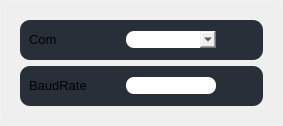
                          <widget class="QWidget" name="tab_1">
                           <property name="styleSheet">
                            <string notr="true">QWidget{
	border: 1px solid rgba(255,255,255,50);
	border-radius: 8px;
}
</string>
                           </property>
                           <attribute name="title">
                            <string>Serial device</string>
                           </attribute>
                           <layout class="QVBoxLayout" name="verticalLayout_15">
                            <item>
                             <widget class="QFrame" name="frame_7">
                              <property name="styleSheet">
                               <string notr="true">border:none;</string>
                              </property>
                              <property name="frameShape">
                               <enum>QFrame::Shape::StyledPanel</enum>
                              </property>
                              <property name="frameShadow">
                               <enum>QFrame::Shadow::Raised</enum>
                              </property>
                              <layout class="QVBoxLayout" name="verticalLayout_11">
                               <item>
                                <widget class="QFrame" name="init_port_model_frame_12">
                                 <property name="minimumSize">
                                  <size>
                                   <width>0</width>
                                   <height>40</height>
                                  </size>
                                 </property>
                                 <property name="maximumSize">
                                  <size>
                                   <width>16777215</width>
                                   <height>40</height>
                                  </size>
                                 </property>
                                 <property name="styleSheet">
                                  <string notr="true">QFrame{
    background-color: #282F38;
    border-radius: 10px;
	border:none;
}
</string>
                                 </property>
                                 <property name="frameShape">
                                  <enum>QFrame::Shape::StyledPanel</enum>
                                 </property>
                                 <property name="frameShadow">
                                  <enum>QFrame::Shadow::Raised</enum>
                                 </property>
                                 <layout class="QHBoxLayout" name="horizontalLayout_18" stretch="2,2,0">
                                  <item>
                                   <widget class="QLabel" name="com_label">
                                    <property name="minimumSize">
                                     <size>
                                      <width>0</width>
                                      <height>0</height>
                                     </size>
                                    </property>
                                    <property name="maximumSize">
                                     <size>
                                      <width>16777215</width>
                                      <height>16777215</height>
                                     </size>
                                    </property>
                                    <property name="text">
                                     <string>&lt;html&gt;&lt;head/&gt;&lt;body&gt;&lt;p&gt;&lt;span style=&quot; font-size:10pt;&quot;&gt;Com&lt;/span&gt;&lt;/p&gt;&lt;/body&gt;&lt;/html&gt;</string>
                                    </property>
                                   </widget>
                                  </item>
                                  <item>
                                   <widget class="QComboBox" name="port_id">
                                    <property name="styleSheet">
                                     <string notr="true">border-radius: 8px;
font: 10pt;</string>
                                    </property>
                                   </widget>
                                  </item>
                                  <item>
                                   <widget class="QPushButton" name="reload_btn">
                                    <property name="styleSheet">
                                     <string notr="true">QPushButton {
	background-color: transparent;
    border: none;
    background-position: center;
    background-repeat: no-repeat;
	background-image: url(:/forms/icons/cil-loop.png);
}
</string>
                                    </property>
                                    <property name="text">
                                     <string/>
                                    </property>
                                   </widget>
                                  </item>
                                 </layout>
                                </widget>
                               </item>
                               <item>
                                <widget class="QFrame" name="init_port_model_frame_14">
                                 <property name="minimumSize">
                                  <size>
                                   <width>0</width>
                                   <height>40</height>
                                  </size>
                                 </property>
                                 <property name="maximumSize">
                                  <size>
                                   <width>16777215</width>
                                   <height>40</height>
                                  </size>
                                 </property>
                                 <property name="styleSheet">
                                  <string notr="true">QFrame{
    background-color: #282F38;
    border-radius: 10px;
	border:none;
}
</string>
                                 </property>
                                 <property name="frameShape">
                                  <enum>QFrame::Shape::StyledPanel</enum>
                                 </property>
                                 <property name="frameShadow">
                                  <enum>QFrame::Shadow::Raised</enum>
                                 </property>
                                 <layout class="QHBoxLayout" name="horizontalLayout_20" stretch="5,5,0">
                                  <item>
                                   <widget class="QLabel" name="BaudRate_label">
                                    <property name="sizePolicy">
                                     <sizepolicy hsizetype="Expanding" vsizetype="Preferred">
                                      <horstretch>0</horstretch>
                                      <verstretch>0</verstretch>
                                     </sizepolicy>
                                    </property>
                                    <property name="minimumSize">
                                     <size>
                                      <width>0</width>
                                      <height>0</height>
                                     </size>
                                    </property>
                                    <property name="maximumSize">
                                     <size>
                                      <width>16777215</width>
                                      <height>16777215</height>
                                     </size>
                                    </property>
                                    <property name="text">
                                     <string>&lt;html&gt;&lt;head/&gt;&lt;body&gt;&lt;p&gt;&lt;span style=&quot; font-size:10pt;&quot;&gt;BaudRate&lt;/span&gt;&lt;/p&gt;&lt;/body&gt;&lt;/html&gt;</string>
                                    </property>
                                   </widget>
                                  </item>
                                  <item>
                                   <widget class="QLineEdit" name="BaudRate">
                                    <property name="minimumSize">
                                     <size>
                                      <width>0</width>
                                      <height>0</height>
                                     </size>
                                    </property>
                                    <property name="maximumSize">
                                     <size>
                                      <width>16777215</width>
                                      <height>16777215</height>
                                     </size>
                                    </property>
                                    <property name="focusPolicy">
                                     <enum>Qt::FocusPolicy::ClickFocus</enum>
                                    </property>
                                    <property name="styleSheet">
                                     <string notr="true">border-radius: 8px;
font: 10pt;</string>
                                    </property>
                                    <property name="text">
                                     <string/>
                                    </property>
                                   </widget>
                                  </item>
                                  <item>
                                   <widget class="QPushButton" name="link_btn">
                                    <property name="styleSheet">
                                     <string notr="true">QPushButton {
	background-color: transparent;
    border: none;
    background-position: center;
    background-repeat: no-repeat;
    background-image: url(:/forms/icons/cil-media-play.png);   
}
</string>
                                    </property>
                                    <property name="text">
                                     <string/>
                                    </property>
                                   </widget>
                                  </item>
                                 </layout>
                                </widget>
                               </item>
                              </layout>
                             </widget>
                            </item>
                           </layout>
                          </widget>
